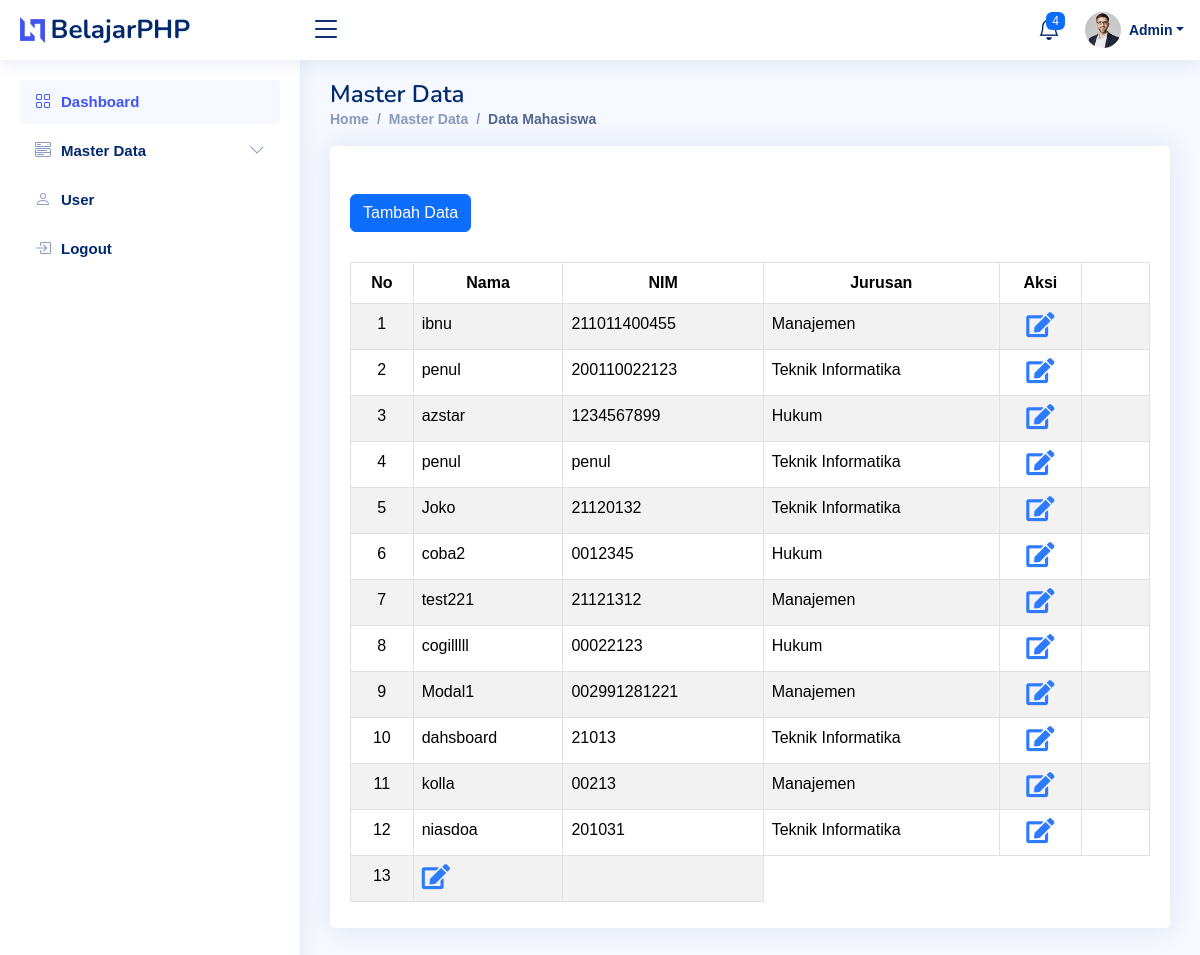
The app's page /admin/index.php?page=data (signed in) with its own data.
### tables this page shows
CREATE TABLE `mahasiswa` (
  `Id` int(11) NOT NULL,
  `Nama` char(30) NOT NULL,
  `NIM` varchar(12) NOT NULL,
  `Jurusan` char(35) NOT NULL
);

### admin/views/tampil_data.php (the view, shortened to what this page needs)
<main id="main" class="main">
    <div class="pagetitle">
        <h1>Master Data</h1>
        <nav>
            <ol class="breadcrumb">
                <li class="breadcrumb-item"><a href="">Home</a></li>
                <li class="breadcrumb-item ">Master Data</li>
                <li class="breadcrumb-item active">Data Mahasiswa</li>
            </ol>
        </nav>
    </div>
    <section class="section dashboard">
        <div class="row">
            <div class="col-lg-12">
                <div class="row">
                    <div class="col-12">
                        <div class="card">
                            <div class="card-body">
                                <button type="button" class="btn btn-primary mb-4 mt-5" data-bs-toggle="modal" data-bs-target="#exampleModal">
                                    Tambah Data
                                </button>
                                <table class="table table-bordered table-striped table-hover mt-5 hover" id="tableData">
                                    <thead>
                                        <tr class="text-center">
                                            <th scope="col" class="text-center">No</th>
                                            <th scope="col">Nama</th>
                                            <th scope="col">NIM</th>
                                            <th scope="col">Jurusan</th>
                                            <th scope="col" colspan="">Aksi</th>
                                            <th></th>
                                        </tr>
                                    </thead>
                                    <tbody>
                                        <?php
                                        require_once '../connection.php';
                                        $query = mysqli_query($connection, "SELECT * FROM mahasiswa");
                                        $no = 0;
                                        while ($hasil = mysqli_fetch_array($query)) {
                                            $no++;
                                        ?>
                                            <tr>
                                                <td class="text-center"><?php echo $no ?></td>
                                                <td><?= $hasil['Nama'] ?></td>
                                                <td><?= $hasil['NIM'] ?></td>
                                                <td><?= $hasil['Jurusan'] ?></td>
                                                <td class="text-center ms-2" colspan="">
                                                    <a href="" onclick="editdata('<?= $hasil['Id'] ?>')" data-bs-toggle="modal" data-bs-target="#exampleModal1">
                                                        <i class="fa fa-edit" style="font-size:25px; color:#2f7bff"></i>
                                                    </a>
                                                </td>
                                                <td class="text-center">
                                                    <a href="controllers/proses_hapus_data.php?id=<?= $hasil['Id'] ?>" onclick="return confirm('Apakah anda yakin ingin menghapus <?= $hasil['Nama'] ?>')">
                                                        <i class="fa fa-trash-o" style="font-size:25px; color:red"></i>
                                                    </a>
                                                </td>
                                            </tr>
                                        <?php
                                        }
                                        ?>
                                    </tbody>
                                </table>
                            </div>
                        </div>
                    </div>
                </div>
            </div>
        </div>
    </section>
</main>

### admin/index.php (shortened to what this page needs)
<!DOCTYPE html>
<html lang="en">
<head>
    <link href="https://cdn.jsdelivr.net/npm/bootstrap@5.3.2/dist/css/bootstrap.min.css" rel="stylesheet">
    <link rel="stylesheet" href="https://cdnjs.cloudflare.com/ajax/libs/font-awesome/4.7.0/css/font-awesome.min.css">
    <link rel="stylesheet" href="asset/css/style.css">
    <link rel="stylesheet" type="text/css" href="https://cdn.datatables.net/1.13.7/css/dataTables.bootstrap5.min.css">
    <link rel="stylesheet" type="text/css" href="https://cdn.datatables.net/v/dt-1.10.24/datatables.min.css" />
    <link rel="stylesheet" href="https://cdnjs.cloudflare.com/ajax/libs/twitter-bootstrap/5.3.0/css/bootstrap.min.css">
    <link rel="stylesheet" href="https://cdnjs.cloudflare.com/ajax/libs/font-awesome/5.15.2/css/all.min.css">
    <link href="assets/vendor/bootstrap/css/bootstrap.min.css" rel="stylesheet">
    <link href="assets/vendor/bootstrap-icons/bootstrap-icons.css" rel="stylesheet">
    <link href="assets/vendor/boxicons/css/boxicons.min.css" rel="stylesheet">
    <link href="assets/vendor/quill/quill.snow.css" rel="stylesheet">
    <link href="assets/vendor/quill/quill.bubble.css" rel="stylesheet">
    <link href="assets/vendor/remixicon/remixicon.css" rel="stylesheet">
    <link href="assets/vendor/simple-datatables/style.css" rel="stylesheet">
    <link href="assets/css/style.css" rel="stylesheet">
</head>
<body>
    <header id="header" class="header fixed-top d-flex align-items-center">
        <div class="d-flex align-items-center justify-content-between">
            <a href="index.html" class="logo d-flex align-items-center">
                <img src="assets/img/logo.png" alt="">
                <span class="d-none d-lg-block">BelajarPHP</span>
            </a>
            <i class="bi bi-list toggle-sidebar-btn"></i>
        </div>
        <nav class="header-nav ms-auto">
            <ul class="d-flex align-items-center">
                <li class="nav-item dropdown">
                    <a class="nav-link nav-icon" href="#" data-bs-toggle="dropdown">
                        <i class="bi bi-bell"></i>
                        <span class="badge bg-primary badge-number">4</span>
                    </a>
                </li>
                <li class="nav-item dropdown pe-3">
                    <a class="nav-link nav-profile d-flex align-items-center pe-0" href="#" data-bs-toggle="dropdown">
                        <img src="assets/img/profile-img.jpg" alt="Profile" class="rounded-circle">
                        <span class="d-none d-md-block dropdown-toggle ps-2">Admin</span>
                    </a>
                </li>
            </ul>
        </nav>
    </header>
    <aside id="sidebar" class="sidebar">
        <ul class="sidebar-nav" id="sidebar-nav">
            <li class="nav-item">
                <a class="nav-link " href="index.php?page=home">
                    <i class="bi bi-grid"></i>
                    <span>Dashboard</span>
                </a>
            </li>
            <li class="nav-item">
                <a class="nav-link collapsed" data-bs-target="#components-nav" data-bs-toggle="collapse" href="#">
                    <i class="bi bi-menu-button-wide"></i><span>Master Data</span><i class="bi bi-chevron-down ms-auto"></i>
                </a>
            </li>
            <li class="nav-item">
                <a class="nav-link collapsed" href="index.php?page=register">
                    <i class="bi bi-person"></i><span>User</span>
                </a>
            </li>
            <li class="nav-item">
                <a class="nav-link collapsed" href="../logout.php">
                    <i class="bi bi-box-arrow-in-right"></i><span>Logout</span>
                </a>
            </li>
        </ul>
    </aside>
    <?php
    if (isset($_GET['page'])) {
        $page = $_GET['page'];
        switch ($page) {
            case 'data':
                include 'views/tampil_data.php';
                break;
        }
    } else {
        include 'views/index.php';
    }
    ?>
</body>
</html>

### asset/css/style.css (style rules this page uses)
html, * { margin: 0; padding: 0; box-sizing: border-box; font-family: Helvetica, sans-serif; }
#tableData th { text-align: center; }

### admin/assets/css/style.css (style rules this page uses)
:root { scroll-behavior: smooth; }
body { font-family: "Open Sans", sans-serif; background: #f6f9ff; color: #444444; }
a { color: #4154f1; text-decoration: none; }
h1, h2, h3, h4, h5, h6 { font-family: "Nunito", sans-serif; }
#main { margin-top: 60px; padding: 20px 30px; transition: all 0.3s; }
.pagetitle { margin-bottom: 10px; }
.pagetitle h1 { font-size: 24px; margin-bottom: 0; font-weight: 600; color: #012970; }
.card { margin-bottom: 30px; border: none; border-radius: 5px; box-shadow: 0px 0 30px rgba(1, 41, 112, 0.1); }
.card-body { padding: 0 20px 20px 20px; }
.breadcrumb { font-size: 14px; font-family: "Nunito", sans-serif; color: #899bbd; font-weight: 600; }
.breadcrumb a { color: #899bbd; transition: 0.3s; }
.breadcrumb .breadcrumb-item::before { color: #899bbd; }
.breadcrumb .active { color: #51678f; font-weight: 600; }
.logo { line-height: 1; }
@media (min-width: 1200px) { .logo { width: 280px; } }
.logo img { max-height: 26px; margin-right: 6px; }
.logo span { font-size: 26px; font-weight: 700; color: #012970; font-family: "Nunito", sans-serif; }
.header { transition: all 0.5s; z-index: 997; height: 60px; box-shadow: 0px 2px 20px rgba(1, 41, 112, 0.1); background-color: #fff; padding-left: 20px; }
.header .toggle-sidebar-btn { font-size: 32px; padding-left: 10px; cursor: pointer; color: #012970; }
.header-nav ul { list-style: none; }
.header-nav>ul { margin: 0; padding: 0; }
.header-nav .nav-icon { font-size: 22px; color: #012970; margin-right: 25px; position: relative; }
.header-nav .nav-profile { color: #012970; }
.header-nav .nav-profile img { max-height: 36px; }
.header-nav .nav-profile span { font-size: 14px; font-weight: 600; }
.header-nav .badge-number { position: absolute; inset: -2px -5px auto auto; font-weight: normal; font-size: 12px; padding: 3px 6px; }
.sidebar { position: fixed; top: 60px; left: 0; bottom: 0; width: 300px; z-index: 996; transition: all 0.3s; padding: 20px; overflow-y: auto; scrollbar-width: thin; scrollbar-color: #aab7cf transparent; box-shadow: 0px 0px 20px rgba(1, 41, 112, 0.1); background-color: #fff; }
@media (min-width: 1200px) { #main, #footer { margin-left: 300px; } }
.sidebar-nav { padding: 0; margin: 0; list-style: none; }
.sidebar-nav li { padding: 0; margin: 0; list-style: none; }
.sidebar-nav .nav-item { margin-bottom: 5px; }
.sidebar-nav .nav-link { display: flex; align-items: center; font-size: 15px; font-weight: 600; color: #4154f1; transition: 0.3; background: #f6f9ff; padding: 10px 15px; border-radius: 4px; }
.sidebar-nav .nav-link i { font-size: 16px; margin-right: 10px; color: #4154f1; }
.sidebar-nav .nav-link.collapsed { color: #012970; background: #fff; }
.sidebar-nav .nav-link.collapsed i { color: #899bbd; }
.sidebar-nav .nav-link .bi-chevron-down { margin-right: 0; transition: transform 0.2s ease-in-out; }

### records on screen
mahasiswa: Nama "ibnu", NIM "211011400455", Jurusan "Manajemen"
mahasiswa: Nama "penul", NIM "200110022123", Jurusan "Teknik Informatika"
mahasiswa: Nama "azstar", NIM "1234567899", Jurusan "Hukum"
mahasiswa: Nama "penul", NIM "penul", Jurusan "Teknik Informatika"
mahasiswa: Nama "Joko", NIM "21120132", Jurusan "Teknik Informatika"
mahasiswa: Nama "coba2", NIM "0012345", Jurusan "Hukum"
mahasiswa: Nama "test221", NIM "21121312", Jurusan "Manajemen"
mahasiswa: Nama "cogilllll", NIM "00022123", Jurusan "Hukum"
mahasiswa: Nama "Modal1", NIM "002991281221", Jurusan "Manajemen"
mahasiswa: Nama "dahsboard", NIM "21013", Jurusan "Teknik Informatika"
mahasiswa: Nama "kolla", NIM "00213", Jurusan "Manajemen"
mahasiswa: Nama "niasdoa", NIM "201031", Jurusan "Teknik Informatika"
